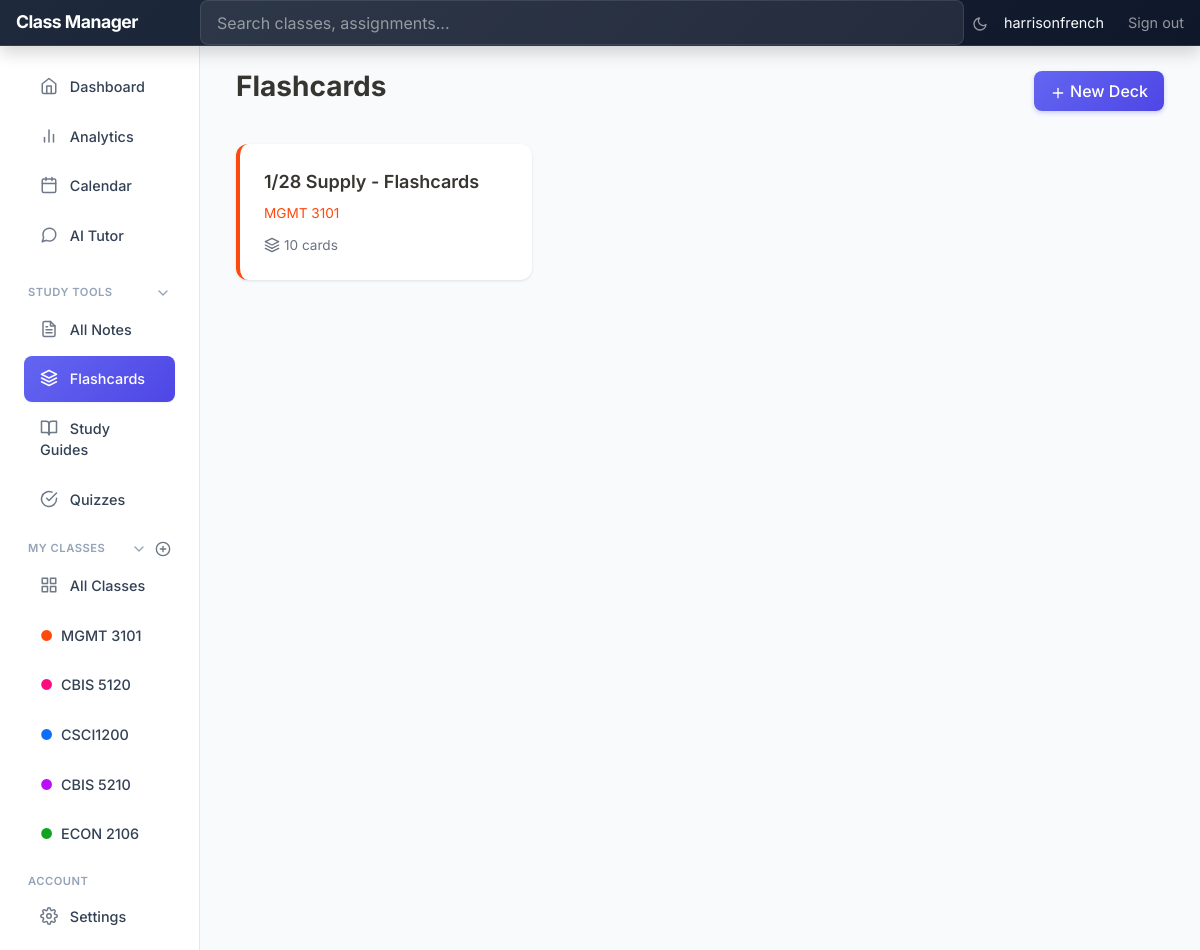
Screenshot of /flashcards/ (signed in) with the database file from the repository.
### tables this page shows
CREATE TABLE users (
            id INTEGER PRIMARY KEY AUTOINCREMENT,
            email TEXT UNIQUE NOT NULL,
            username TEXT UNIQUE NOT NULL,
            password_hash TEXT NOT NULL,
            created_at TIMESTAMP DEFAULT CURRENT_TIMESTAMP,
            updated_at TIMESTAMP DEFAULT CURRENT_TIMESTAMP
        );

CREATE TABLE classes (
            id INTEGER PRIMARY KEY AUTOINCREMENT,
            name TEXT NOT NULL,
            code TEXT,
            instructor TEXT,
            semester TEXT,
            color TEXT DEFAULT '#0d6efd',
            description TEXT,
            created_at TIMESTAMP DEFAULT CURRENT_TIMESTAMP,
            updated_at TIMESTAMP DEFAULT CURRENT_TIMESTAMP
        , syllabus_filename TEXT, user_id INTEGER REFERENCES users(id));

CREATE TABLE flashcard_decks (
            id INTEGER PRIMARY KEY AUTOINCREMENT,
            class_id INTEGER NOT NULL,
            title TEXT NOT NULL,
            description TEXT,
            card_count INTEGER DEFAULT 0,
            created_at TIMESTAMP DEFAULT CURRENT_TIMESTAMP,
            updated_at TIMESTAMP DEFAULT CURRENT_TIMESTAMP, user_id INTEGER REFERENCES users(id),
            FOREIGN KEY (class_id) REFERENCES classes (id) ON DELETE CASCADE
        );

### app/blueprints/flashcards.py (the view)
@flashcards.route('/')
@login_required
def list_decks():
    db = get_db()
    cursor = db.execute('''
        SELECT d.*, c.name as class_name, c.code as class_code, c.color as class_color,
               (SELECT COUNT(*) FROM flashcards WHERE deck_id = d.id) as card_count
        FROM flashcard_decks d
        JOIN classes c ON d.class_id = c.id
        WHERE c.user_id = ?
        ORDER BY d.updated_at DESC
    ''', (session['user_id'],))
    decks = cursor.fetchall()
    cursor = db.execute(
        'SELECT * FROM classes WHERE user_id = ? ORDER BY name ASC',
        (session['user_id'],)
    )
    classes = cursor.fetchall()
    return render_template('flashcards/list.html', decks=decks, classes=classes)

### app/templates/flashcards/list.html (shortened to what this page needs)
{% extends "dashboard_base.html" %}
{% block content %}
<div class="container-fluid py-4">
    <div class="page-header">
        <h1>Flashcards</h1>
        <button class="btn btn-primary" data-bs-toggle="modal" data-bs-target="#createDeckModal">
            <span data-feather="plus"></span> New Deck
        </button>
    </div>
    {% if decks %}
    <div class="deck-grid">
        {% for deck in decks %}
        <a href="{{ url_for('flashcards.view_deck', deck_id=deck.id) }}" class="deck-card" style="--deck-color: {{ deck.class_color }};">
            <div class="deck-title">{{ deck.title }}</div>
            <div class="deck-class">
                <span style="color: {{ deck.class_color }};">{{ deck.class_code or deck.class_name }}</span>
            </div>
            <div class="deck-stats">
                <span class="deck-stat">
                    <span data-feather="layers" style="width: 16px; height: 16px;"></span>
                    {{ deck.card_count }} cards
                </span>
            </div>
        </a>
        {% endfor %}
    </div>
    {% endif %}
</div>
{% endblock %}

### app/templates/dashboard_base.html (shortened to what this page needs)
<!DOCTYPE html>
<html lang="en">
<head>
    <link href="https://cdn.jsdelivr.net/npm/bootstrap@5.3.0/dist/css/bootstrap.min.css" rel="stylesheet">
    <link href="{{ url_for('static', filename='css/dashboard.css') }}" rel="stylesheet">
</head>
<body>
    <header class="navbar navbar-dark sticky-top bg-dark flex-md-nowrap p-0 shadow">
        <a class="navbar-brand col-md-3 col-lg-2 me-0 px-3" href="{{ url_for('dashboard') }}">Class Manager</a>
        <form class="w-100" action="{{ url_for('search') }}" method="GET">
            <input class="form-control form-control-dark w-100" type="text" name="q" placeholder="Search classes, assignments..." aria-label="Search" style="color: #fff;">
        </form>
        <div class="navbar-nav">
            <div class="nav-item text-nowrap d-flex align-items-center">
                <button class="btn btn-link nav-link px-2" onclick="toggleTheme()" title="Toggle dark mode" style="font-size: 1.1rem;">
                    <span id="themeIcon" data-feather="moon"></span>
                </button>
                {% if g.user %}
                <span class="text-light px-2">{{ g.user.username }}</span>
                <a class="nav-link px-3" href="{{ url_for('auth.logout') }}">Sign out</a>
                {% else %}
                <a class="nav-link px-3" href="{{ url_for('auth.login') }}">Sign in</a>
                {% endif %}
            </div>
        </div>
    </header>
    <div class="container-fluid">
        <div class="row">
            <nav id="sidebarMenu" class="col-md-3 col-lg-2 d-md-block bg-light sidebar collapse">
                <div class="position-sticky pt-3 sidebar-sticky">
                    <ul class="nav flex-column">
                        <li class="nav-item">
                            <a class="nav-link {% if request.endpoint == 'dashboard' %}active{% endif %}" href="{{ url_for('dashboard') }}">
                                <span data-feather="home"></span>
                                Dashboard
                            </a>
                        </li>
                        <li class="nav-item">
                            <a class="nav-link {% if 'analytics' in request.endpoint %}active{% endif %}" href="{{ url_for('analytics.dashboard') }}">
                                <span data-feather="bar-chart-2"></span>
                                Analytics
                            </a>
                        </li>
                        <li class="nav-item">
                            <a class="nav-link {% if request.endpoint == 'calendar' %}active{% endif %}" href="{{ url_for('calendar') }}">
                                <span data-feather="calendar"></span>
                                Calendar
                            </a>
                        </li>
                        <li class="nav-item">
                            <a class="nav-link {% if 'ai_chat' in request.endpoint %}active{% endif %}" href="{{ url_for('ai_chat.chat_home') }}">
                                <span data-feather="message-circle"></span>
                                AI Tutor
                            </a>
                        </li>
                    </ul>
                    <h6 class="sidebar-heading d-flex justify-content-between align-items-center px-3 mt-4 mb-1 text-muted">
                        <a class="text-muted text-decoration-none d-flex align-items-center w-100" data-bs-toggle="collapse" href="#studyToolsCollapse" role="button" aria-expanded="true" aria-controls="studyToolsCollapse">
                            <span>Study Tools</span>
                            <span data-feather="chevron-down" class="ms-auto collapse-icon" style="width: 16px; height: 16px;"></span>
                        </a>
                    </h6>
                    <div class="collapse show" id="studyToolsCollapse">
                        <ul class="nav flex-column mb-2">
                            <li class="nav-item">
                                <a class="nav-link {% if request.endpoint == 'notes.list_notes' %}active{% endif %}" href="{{ url_for('notes.list_notes') }}">
                                    <span data-feather="file-text"></span>
                                    All Notes
                                </a>
                            </li>
                            <li class="nav-item">
                                <a class="nav-link {% if 'flashcards' in request.endpoint %}active{% endif %}" href="{{ url_for('flashcards.list_decks') }}">
                                    <span data-feather="layers"></span>
                                    Flashcards
                                </a>
                            </li>
                            <li class="nav-item">
                                <a class="nav-link {% if 'study_guides' in request.endpoint %}active{% endif %}" href="{{ url_for('study_guides.list_guides') }}">
                                    <span data-feather="book-open"></span>
                                    Study Guides
                                </a>
                            </li>
                            <li class="nav-item">
                                <a class="nav-link {% if 'quizzes' in request.endpoint %}active{% endif %}" href="{{ url_for('quizzes.list_quizzes') }}">
                                    <span data-feather="check-circle"></span>
                                    Quizzes
                                </a>
                            </li>
                        </ul>
                    </div>
                    <h6 class="sidebar-heading d-flex justify-content-between align-items-center px-3 mt-3 mb-1 text-muted">
                        <a class="text-muted text-decoration-none d-flex align-items-center flex-grow-1" data-bs-toggle="collapse" href="#classesCollapse" role="button" aria-expanded="true" aria-controls="classesCollapse">
                            <span>My Classes</span>
                            <span data-feather="chevron-down" class="ms-auto collapse-icon" style="width: 16px; height: 16px;"></span>
                        </a>
                        <a class="link-secondary ms-2" href="{{ url_for('classes.create_class') }}" aria-label="Add a new class">
                            <span data-feather="plus-circle"></span>
                        </a>
                    </h6>
                    <div class="collapse show" id="classesCollapse">
                        <ul class="nav flex-column mb-2">
                            <li class="nav-item">
                                <a class="nav-link {% if request.endpoint == 'classes.list_classes' %}active{% endif %}" href="{{ url_for('classes.list_classes') }}">
                                    <span data-feather="grid"></span>
                                    All Classes
                                </a>
                            </li>
                            {% if sidebar_classes %}
                                {% for class in sidebar_classes %}
                                <li class="nav-item">
                                    <a class="nav-link {% if request.endpoint == 'classes.view_class' and request.view_args.get('class_id') == class.id %}active{% endif %}" href="{{ url_for('classes.view_class', class_id=class.id) }}">
                                        <span class="me-1" style="color: {{ class.color }};">&#9679;</span>
                                        {{ class.code or class.name }}
                                    </a>
                                </li>
                                {% endfor %}
                            {% endif %}
                        </ul>
                    </div>
                    <h6 class="sidebar-heading d-flex justify-content-between align-items-center px-3 mt-3 mb-1 text-muted">
                        <span>Account</span>
                    </h6>
                    <ul class="nav flex-column mb-2">
                        <li class="nav-item">
                            <a class="nav-link {% if 'settings' in request.endpoint %}active{% endif %}" href="{{ url_for('settings.preferences') }}">
                                <span data-feather="settings"></span>
                                Settings
                            </a>
                        </li>
                    </ul>
                </div>
            </nav>
            <main class="col-md-9 ms-sm-auto col-lg-10 px-md-4">
                {% block content %}{% endblock %}
            </main>
        </div>
    </div>
</body>
</html>

### rows the page displays
users: user.username "harrisonfrench"
classes: code "MGMT 3101"
classes: code "CBIS 5120"
classes: code "CSCI1200"
classes: code "CBIS 5210"
classes: code "ECON 2106"
flashcard_decks: title "1/28 Supply - Flashcards", code "MGMT 3101", card_count "10"
